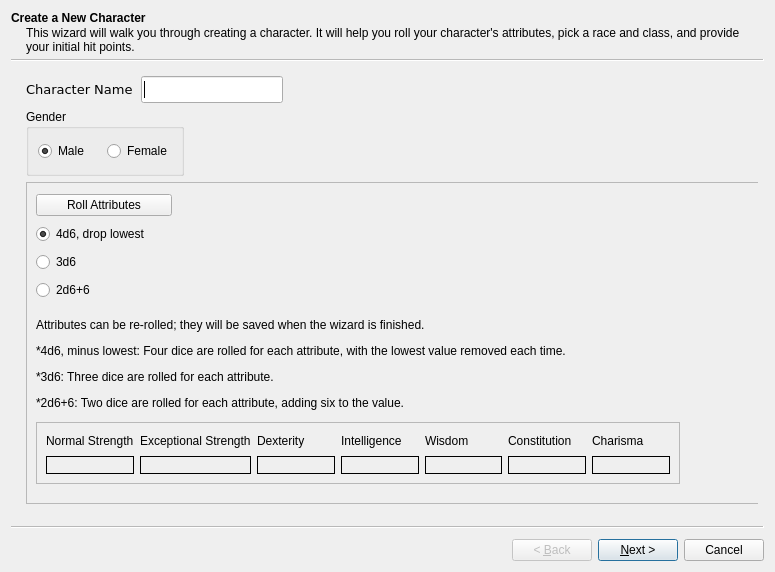
<?xml version="1.0" encoding="UTF-8"?>
<ui version="4.0">
 <class>Wizard</class>
 <widget class="QWizard" name="Wizard">
  <property name="geometry">
   <rect>
    <x>0</x>
    <y>0</y>
    <width>775</width>
    <height>572</height>
   </rect>
  </property>
  <property name="windowTitle">
   <string>Wizard</string>
  </property>
  <widget class="QWizardPage" name="wizardPage">
   <property name="title">
    <string>Create a New Character</string>
   </property>
   <property name="subTitle">
    <string>This wizard will walk you through creating a character. It will help you roll your character's attributes, pick a race and class, and provide your initial hit points. </string>
   </property>
   <widget class="QWidget" name="layoutWidget">
    <property name="geometry">
     <rect>
      <x>9</x>
      <y>9</y>
      <width>257</width>
      <height>27</height>
     </rect>
    </property>
    <layout class="QHBoxLayout" name="horizontalLayout">
     <item>
      <widget class="QLabel" name="Char_name_label">
       <property name="sizePolicy">
        <sizepolicy hsizetype="Preferred" vsizetype="Preferred">
         <horstretch>0</horstretch>
         <verstretch>0</verstretch>
        </sizepolicy>
       </property>
       <property name="font">
        <font>
         <family>DejaVu Sans</family>
         <pointsize>10</pointsize>
        </font>
       </property>
       <property name="text">
        <string>Character Name</string>
       </property>
       <property name="wordWrap">
        <bool>true</bool>
       </property>
      </widget>
     </item>
     <item>
      <widget class="QLineEdit" name="Char_Name_Out_lineEdit">
       <property name="sizePolicy">
        <sizepolicy hsizetype="Preferred" vsizetype="Preferred">
         <horstretch>0</horstretch>
         <verstretch>0</verstretch>
        </sizepolicy>
       </property>
       <property name="font">
        <font>
         <family>DejaVu Sans</family>
         <pointsize>10</pointsize>
        </font>
       </property>
      </widget>
     </item>
    </layout>
   </widget>
   <widget class="QFrame" name="frame">
    <property name="geometry">
     <rect>
      <x>9</x>
      <y>115</y>
      <width>776</width>
      <height>322</height>
     </rect>
    </property>
    <property name="frameShape">
     <enum>QFrame::StyledPanel</enum>
    </property>
    <property name="frameShadow">
     <enum>QFrame::Raised</enum>
    </property>
    <widget class="QLabel" name="Rolling_Options_label">
     <property name="geometry">
      <rect>
       <x>10</x>
       <y>130</y>
       <width>756</width>
       <height>104</height>
      </rect>
     </property>
     <property name="text">
      <string>&lt;html&gt;&lt;head/&gt;&lt;body&gt;&lt;p&gt;Attributes can be re-rolled; they will be saved when the wizard is finished.&lt;/p&gt;&lt;p&gt;*4d6, minus lowest: Four dice are rolled for each attribute, with the lowest value removed each time. &lt;/p&gt;&lt;p&gt;*3d6: Three dice are rolled for each attribute.&lt;/p&gt;&lt;p&gt;*2d6+6: Two dice are rolled for each attribute, adding six to the value. &lt;/p&gt;&lt;/body&gt;&lt;/html&gt;</string>
     </property>
     <property name="wordWrap">
      <bool>true</bool>
     </property>
    </widget>
    <widget class="QWidget" name="layoutWidget_2">
     <property name="geometry">
      <rect>
       <x>10</x>
       <y>10</y>
       <width>136</width>
       <height>114</height>
      </rect>
     </property>
     <layout class="QVBoxLayout" name="verticalLayout">
      <item>
       <widget class="QPushButton" name="Roll_Attribs_pushButton">
        <property name="text">
         <string>Roll Attributes</string>
        </property>
       </widget>
      </item>
      <item>
       <widget class="QRadioButton" name="Four_dice_radioButton">
        <property name="text">
         <string>4d6, drop lowest</string>
        </property>
        <property name="checked">
         <bool>true</bool>
        </property>
        <attribute name="buttonGroup">
         <string notr="true">Dice_Type_buttonGroup</string>
        </attribute>
       </widget>
      </item>
      <item>
       <widget class="QRadioButton" name="Three_dice_radioButton">
        <property name="text">
         <string>3d6</string>
        </property>
        <attribute name="buttonGroup">
         <string notr="true">Dice_Type_buttonGroup</string>
        </attribute>
       </widget>
      </item>
      <item>
       <widget class="QRadioButton" name="Two_dice_radioButton">
        <property name="text">
         <string>2d6+6</string>
        </property>
        <attribute name="buttonGroup">
         <string notr="true">Dice_Type_buttonGroup</string>
        </attribute>
       </widget>
      </item>
     </layout>
    </widget>
    <widget class="QFrame" name="frame_2">
     <property name="geometry">
      <rect>
       <x>10</x>
       <y>240</y>
       <width>644</width>
       <height>62</height>
      </rect>
     </property>
     <property name="frameShape">
      <enum>QFrame::StyledPanel</enum>
     </property>
     <property name="frameShadow">
      <enum>QFrame::Raised</enum>
     </property>
     <layout class="QHBoxLayout" name="horizontalLayout_2">
      <item>
       <layout class="QVBoxLayout" name="verticalLayout_2">
        <item>
         <widget class="QLabel" name="STR_label">
          <property name="text">
           <string>Normal Strength</string>
          </property>
          <property name="wordWrap">
           <bool>true</bool>
          </property>
         </widget>
        </item>
        <item>
         <widget class="QLabel" name="STR_Out_label">
          <property name="frameShape">
           <enum>QFrame::Box</enum>
          </property>
          <property name="text">
           <string/>
          </property>
         </widget>
        </item>
       </layout>
      </item>
      <item>
       <layout class="QVBoxLayout" name="verticalLayout_3">
        <item>
         <widget class="QLabel" name="Exceptional_STR_label">
          <property name="text">
           <string>Exceptional Strength</string>
          </property>
          <property name="wordWrap">
           <bool>true</bool>
          </property>
         </widget>
        </item>
        <item>
         <widget class="QLabel" name="STR_Out_label_2">
          <property name="frameShape">
           <enum>QFrame::Box</enum>
          </property>
          <property name="text">
           <string/>
          </property>
         </widget>
        </item>
       </layout>
      </item>
      <item>
       <layout class="QVBoxLayout" name="verticalLayout_4">
        <item>
         <widget class="QLabel" name="DEX_label">
          <property name="text">
           <string>Dexterity</string>
          </property>
         </widget>
        </item>
        <item>
         <widget class="QLabel" name="DEX_Out_label">
          <property name="frameShape">
           <enum>QFrame::Box</enum>
          </property>
          <property name="text">
           <string/>
          </property>
         </widget>
        </item>
       </layout>
      </item>
      <item>
       <layout class="QVBoxLayout" name="verticalLayout_5">
        <item>
         <widget class="QLabel" name="IQ_label">
          <property name="text">
           <string>Intelligence</string>
          </property>
         </widget>
        </item>
        <item>
         <widget class="QLabel" name="IQ_Out_label">
          <property name="frameShape">
           <enum>QFrame::Box</enum>
          </property>
          <property name="text">
           <string/>
          </property>
         </widget>
        </item>
       </layout>
      </item>
      <item>
       <layout class="QVBoxLayout" name="verticalLayout_6">
        <item>
         <widget class="QLabel" name="WIS_label">
          <property name="text">
           <string>Wisdom</string>
          </property>
         </widget>
        </item>
        <item>
         <widget class="QLabel" name="WIS_Out_label">
          <property name="frameShape">
           <enum>QFrame::Box</enum>
          </property>
          <property name="text">
           <string/>
          </property>
         </widget>
        </item>
       </layout>
      </item>
      <item>
       <layout class="QVBoxLayout" name="verticalLayout_7">
        <item>
         <widget class="QLabel" name="CON_label">
          <property name="text">
           <string>Constitution</string>
          </property>
         </widget>
        </item>
        <item>
         <widget class="QLabel" name="CON_Out_label">
          <property name="frameShape">
           <enum>QFrame::Box</enum>
          </property>
          <property name="text">
           <string/>
          </property>
         </widget>
        </item>
       </layout>
      </item>
      <item>
       <layout class="QVBoxLayout" name="verticalLayout_8">
        <item>
         <widget class="QLabel" name="CHR_label">
          <property name="text">
           <string>Charisma</string>
          </property>
         </widget>
        </item>
        <item>
         <widget class="QLabel" name="CHR_Out_label">
          <property name="frameShape">
           <enum>QFrame::Box</enum>
          </property>
          <property name="text">
           <string/>
          </property>
         </widget>
        </item>
       </layout>
      </item>
     </layout>
    </widget>
   </widget>
   <widget class="QGroupBox" name="Gender_groupBox">
    <property name="geometry">
     <rect>
      <x>9</x>
      <y>42</y>
      <width>158</width>
      <height>67</height>
     </rect>
    </property>
    <property name="title">
     <string>Gender</string>
    </property>
    <layout class="QHBoxLayout" name="horizontalLayout_9">
     <item>
      <widget class="QRadioButton" name="Male_radioButton">
       <property name="text">
        <string>Male</string>
       </property>
       <property name="checked">
        <bool>true</bool>
       </property>
       <attribute name="buttonGroup">
        <string notr="true">Gender_buttonGroup</string>
       </attribute>
      </widget>
     </item>
     <item>
      <widget class="QRadioButton" name="Female_radioButton">
       <property name="text">
        <string>Female</string>
       </property>
       <attribute name="buttonGroup">
        <string notr="true">Gender_buttonGroup</string>
       </attribute>
      </widget>
     </item>
    </layout>
   </widget>
  </widget>
  <widget class="QWizardPage" name="wizardPage_2">
   <property name="title">
    <string>Character Race &amp; Gender</string>
   </property>
   <property name="subTitle">
    <string>Select the race of your character. Possible races are displayed based on the attributes from the previous page.</string>
   </property>
   <layout class="QHBoxLayout" name="horizontalLayout_7">
    <item>
     <widget class="QGroupBox" name="Race_groupBox">
      <property name="enabled">
       <bool>true</bool>
      </property>
      <property name="title">
       <string>Race</string>
      </property>
      <layout class="QGridLayout" name="gridLayout">
       <item row="4" column="0">
        <widget class="QRadioButton" name="Elf_Half_radioButton">
         <property name="enabled">
          <bool>false</bool>
         </property>
         <property name="text">
          <string>Half-Elf</string>
         </property>
         <property name="checked">
          <bool>false</bool>
         </property>
         <attribute name="buttonGroup">
          <string notr="true">Race_buttonGroup</string>
         </attribute>
        </widget>
       </item>
       <item row="2" column="1">
        <widget class="QRadioButton" name="Gnome_Forest_radioButton">
         <property name="enabled">
          <bool>false</bool>
         </property>
         <property name="text">
          <string>Gnome, Forest</string>
         </property>
         <property name="checked">
          <bool>false</bool>
         </property>
         <attribute name="buttonGroup">
          <string notr="true">Race_buttonGroup</string>
         </attribute>
        </widget>
       </item>
       <item row="0" column="0">
        <widget class="QRadioButton" name="Human_radioButton">
         <property name="enabled">
          <bool>true</bool>
         </property>
         <property name="text">
          <string>Human</string>
         </property>
         <property name="checked">
          <bool>true</bool>
         </property>
         <attribute name="buttonGroup">
          <string notr="true">Race_buttonGroup</string>
         </attribute>
        </widget>
       </item>
       <item row="4" column="1">
        <widget class="QRadioButton" name="Gnome_Hill_radioButton">
         <property name="enabled">
          <bool>false</bool>
         </property>
         <property name="text">
          <string>Gnome, Hill</string>
         </property>
         <property name="checked">
          <bool>false</bool>
         </property>
         <attribute name="buttonGroup">
          <string notr="true">Race_buttonGroup</string>
         </attribute>
        </widget>
       </item>
       <item row="5" column="1">
        <widget class="QRadioButton" name="Halfling_radioButton">
         <property name="enabled">
          <bool>false</bool>
         </property>
         <property name="text">
          <string>Halfling</string>
         </property>
         <property name="checked">
          <bool>false</bool>
         </property>
         <attribute name="buttonGroup">
          <string notr="true">Race_buttonGroup</string>
         </attribute>
        </widget>
       </item>
       <item row="5" column="0">
        <widget class="QRadioButton" name="Elf_Grey_radioButton">
         <property name="enabled">
          <bool>false</bool>
         </property>
         <property name="text">
          <string>Elf, Grey</string>
         </property>
         <property name="checked">
          <bool>false</bool>
         </property>
         <attribute name="buttonGroup">
          <string notr="true">Race_buttonGroup</string>
         </attribute>
        </widget>
       </item>
       <item row="1" column="1">
        <widget class="QRadioButton" name="Elf_Wood_radioButton">
         <property name="enabled">
          <bool>false</bool>
         </property>
         <property name="text">
          <string>Elf, Wood</string>
         </property>
         <property name="checked">
          <bool>false</bool>
         </property>
         <attribute name="buttonGroup">
          <string notr="true">Race_buttonGroup</string>
         </attribute>
        </widget>
       </item>
       <item row="2" column="0">
        <widget class="QRadioButton" name="Dwarf_Mountain_radioButton">
         <property name="enabled">
          <bool>false</bool>
         </property>
         <property name="text">
          <string>Dwarf, Mountain</string>
         </property>
         <property name="checked">
          <bool>false</bool>
         </property>
         <attribute name="buttonGroup">
          <string notr="true">Race_buttonGroup</string>
         </attribute>
        </widget>
       </item>
       <item row="6" column="0">
        <widget class="QRadioButton" name="Elf_High_radioButton">
         <property name="enabled">
          <bool>false</bool>
         </property>
         <property name="text">
          <string>Elf, High</string>
         </property>
         <property name="checked">
          <bool>false</bool>
         </property>
         <attribute name="buttonGroup">
          <string notr="true">Race_buttonGroup</string>
         </attribute>
        </widget>
       </item>
       <item row="0" column="1">
        <widget class="QRadioButton" name="Elf_Wild_radioButton">
         <property name="enabled">
          <bool>false</bool>
         </property>
         <property name="text">
          <string>Elf, Wild</string>
         </property>
         <property name="checked">
          <bool>false</bool>
         </property>
         <attribute name="buttonGroup">
          <string notr="true">Race_buttonGroup</string>
         </attribute>
        </widget>
       </item>
       <item row="1" column="0">
        <widget class="QRadioButton" name="Dwarf_Hill_radioButton">
         <property name="enabled">
          <bool>false</bool>
         </property>
         <property name="text">
          <string>Dwarf, Hill</string>
         </property>
         <property name="checked">
          <bool>false</bool>
         </property>
         <attribute name="buttonGroup">
          <string notr="true">Race_buttonGroup</string>
         </attribute>
        </widget>
       </item>
       <item row="6" column="1">
        <widget class="QRadioButton" name="Half_Orc_radioButton">
         <property name="enabled">
          <bool>false</bool>
         </property>
         <property name="text">
          <string>Half-Orc</string>
         </property>
         <property name="checked">
          <bool>false</bool>
         </property>
         <attribute name="buttonGroup">
          <string notr="true">Race_buttonGroup</string>
         </attribute>
        </widget>
       </item>
       <item row="8" column="0">
        <widget class="QRadioButton" name="Elf_Dark_radioButton">
         <property name="enabled">
          <bool>false</bool>
         </property>
         <property name="text">
          <string>Elf, Dark</string>
         </property>
         <property name="checked">
          <bool>false</bool>
         </property>
         <attribute name="buttonGroup">
          <string notr="true">Race_buttonGroup</string>
         </attribute>
        </widget>
       </item>
       <item row="3" column="0">
        <widget class="QRadioButton" name="Dwarf_Grey_radioButton">
         <property name="enabled">
          <bool>false</bool>
         </property>
         <property name="text">
          <string>Dwarf, Grey</string>
         </property>
         <property name="checked">
          <bool>false</bool>
         </property>
         <attribute name="buttonGroup">
          <string notr="true">Race_buttonGroup</string>
         </attribute>
        </widget>
       </item>
       <item row="3" column="1">
        <widget class="QRadioButton" name="Gnome_Deep_radioButton">
         <property name="enabled">
          <bool>false</bool>
         </property>
         <property name="text">
          <string>Gnome, Deep</string>
         </property>
         <property name="checked">
          <bool>false</bool>
         </property>
         <attribute name="buttonGroup">
          <string notr="true">Race_buttonGroup</string>
         </attribute>
        </widget>
       </item>
      </layout>
     </widget>
    </item>
   </layout>
  </widget>
  <widget class="QWizardPage" name="wizardPage_3">
   <property name="title">
    <string>Class Selection</string>
   </property>
   <property name="subTitle">
    <string>Based on your attributes and race, the classes listed below are available to your character. Certain races can also be multi-classed.</string>
   </property>
   <layout class="QHBoxLayout" name="horizontalLayout_8">
    <item>
     <widget class="QFrame" name="frame_3">
      <property name="frameShape">
       <enum>QFrame::StyledPanel</enum>
      </property>
      <property name="frameShadow">
       <enum>QFrame::Raised</enum>
      </property>
      <layout class="QHBoxLayout" name="horizontalLayout_4">
       <item>
        <widget class="QGroupBox" name="First_Class_groupBox">
         <property name="title">
          <string>Primary Class</string>
         </property>
         <layout class="QHBoxLayout" name="horizontalLayout_3">
          <item>
           <layout class="QVBoxLayout" name="verticalLayout_18">
            <item>
             <widget class="QRadioButton" name="Bard_radioButton">
              <property name="enabled">
               <bool>false</bool>
              </property>
              <property name="text">
               <string>Bard</string>
              </property>
             </widget>
            </item>
            <item>
             <widget class="QRadioButton" name="Jester_radioButton">
              <property name="enabled">
               <bool>false</bool>
              </property>
              <property name="text">
               <string>Jester</string>
              </property>
             </widget>
            </item>
            <item>
             <widget class="QRadioButton" name="Cavalier_radioButton">
              <property name="enabled">
               <bool>false</bool>
              </property>
              <property name="text">
               <string>Cavalier</string>
              </property>
             </widget>
            </item>
            <item>
             <widget class="QRadioButton" name="Paladin_radioButton">
              <property name="enabled">
               <bool>false</bool>
              </property>
              <property name="text">
               <string>Paladin</string>
              </property>
             </widget>
            </item>
            <item>
             <widget class="QRadioButton" name="Cleric_radioButton">
              <property name="enabled">
               <bool>false</bool>
              </property>
              <property name="text">
               <string>Cleric</string>
              </property>
             </widget>
            </item>
            <item>
             <widget class="QRadioButton" name="Druid_radioButton">
              <property name="enabled">
               <bool>false</bool>
              </property>
              <property name="text">
               <string>Druid</string>
              </property>
             </widget>
            </item>
            <item>
             <widget class="QRadioButton" name="Mystic_radioButton">
              <property name="enabled">
               <bool>false</bool>
              </property>
              <property name="text">
               <string>Mystic</string>
              </property>
             </widget>
            </item>
            <item>
             <widget class="QRadioButton" name="Fighter_radioButton">
              <property name="enabled">
               <bool>false</bool>
              </property>
              <property name="text">
               <string>Fighter</string>
              </property>
             </widget>
            </item>
            <item>
             <widget class="QRadioButton" name="Barbarian_radioButton">
              <property name="enabled">
               <bool>false</bool>
              </property>
              <property name="text">
               <string>Barbarian</string>
              </property>
             </widget>
            </item>
            <item>
             <widget class="QRadioButton" name="Ranger_radioButton">
              <property name="enabled">
               <bool>false</bool>
              </property>
              <property name="text">
               <string>Ranger</string>
              </property>
             </widget>
            </item>
           </layout>
          </item>
          <item>
           <layout class="QVBoxLayout" name="verticalLayout_17">
            <item>
             <widget class="QRadioButton" name="Mage_radioButton">
              <property name="enabled">
               <bool>false</bool>
              </property>
              <property name="text">
               <string>Mage</string>
              </property>
             </widget>
            </item>
            <item>
             <widget class="QRadioButton" name="Illusionist_radioButton">
              <property name="enabled">
               <bool>false</bool>
              </property>
              <property name="text">
               <string>Illusionist</string>
              </property>
             </widget>
            </item>
            <item>
             <widget class="QRadioButton" name="Savant_radioButton">
              <property name="enabled">
               <bool>false</bool>
              </property>
              <property name="text">
               <string>Savant</string>
              </property>
             </widget>
            </item>
            <item>
             <widget class="QRadioButton" name="Thief_radioButton">
              <property name="enabled">
               <bool>false</bool>
              </property>
              <property name="text">
               <string>Thief</string>
              </property>
             </widget>
            </item>
            <item>
             <widget class="QRadioButton" name="Thief_Acrobat_radioButton">
              <property name="enabled">
               <bool>false</bool>
              </property>
              <property name="text">
               <string>Thief-Acrobat</string>
              </property>
             </widget>
            </item>
            <item>
             <widget class="QRadioButton" name="Mountebank_radioButton">
              <property name="enabled">
               <bool>false</bool>
              </property>
              <property name="text">
               <string>Mountebank</string>
              </property>
             </widget>
            </item>
            <item>
             <widget class="QRadioButton" name="Assassin_radioButton">
              <property name="enabled">
               <bool>false</bool>
              </property>
              <property name="text">
               <string>Assassin</string>
              </property>
             </widget>
            </item>
           </layout>
          </item>
         </layout>
        </widget>
       </item>
      </layout>
     </widget>
    </item>
   </layout>
  </widget>
  <widget class="QWizardPage" name="MultiClass_wizardPage">
   <property name="title">
    <string>Multi-Classed Characters</string>
   </property>
   <property name="subTitle">
    <string>If you're character is non-human, you have the option to have two or three classes instead of just the one. However, experience points will be split equally between all classes, so you will gain levels slower.</string>
   </property>
   <layout class="QHBoxLayout" name="horizontalLayout_6">
    <item>
     <widget class="QFrame" name="frame_5">
      <property name="frameShape">
       <enum>QFrame::StyledPanel</enum>
      </property>
      <property name="frameShadow">
       <enum>QFrame::Raised</enum>
      </property>
      <layout class="QHBoxLayout" name="horizontalLayout_5">
       <item>
        <widget class="QGroupBox" name="Second_Class_groupBox">
         <property name="enabled">
          <bool>true</bool>
         </property>
         <property name="title">
          <string>Second Class</string>
         </property>
         <layout class="QHBoxLayout" name="horizontalLayout_10">
          <item>
           <layout class="QVBoxLayout" name="verticalLayout_21">
            <item>
             <widget class="QRadioButton" name="Bard_radioButton_5">
              <property name="enabled">
               <bool>false</bool>
              </property>
              <property name="text">
               <string>Bard</string>
              </property>
              <property name="checked">
               <bool>true</bool>
              </property>
             </widget>
            </item>
            <item>
             <widget class="QRadioButton" name="Jester_radioButton_5">
              <property name="enabled">
               <bool>false</bool>
              </property>
              <property name="text">
               <string>Jester</string>
              </property>
             </widget>
            </item>
            <item>
             <widget class="QRadioButton" name="Cavalier_radioButton_5">
              <property name="enabled">
               <bool>false</bool>
              </property>
              <property name="text">
               <string>Cavalier</string>
              </property>
             </widget>
            </item>
            <item>
             <widget class="QRadioButton" name="Paladin_radioButton_5">
              <property name="enabled">
               <bool>false</bool>
              </property>
              <property name="text">
               <string>Paladin</string>
              </property>
             </widget>
            </item>
            <item>
             <widget class="QRadioButton" name="Cleric_radioButton_5">
              <property name="enabled">
               <bool>false</bool>
              </property>
              <property name="text">
               <string>Cleric</string>
              </property>
             </widget>
            </item>
            <item>
             <widget class="QRadioButton" name="Druid_radioButton_5">
              <property name="enabled">
               <bool>false</bool>
              </property>
              <property name="text">
               <string>Druid</string>
              </property>
             </widget>
            </item>
            <item>
             <widget class="QRadioButton" name="Mystic_radioButton_5">
              <property name="enabled">
               <bool>false</bool>
              </property>
              <property name="text">
               <string>Mystic</string>
              </property>
             </widget>
            </item>
            <item>
             <widget class="QRadioButton" name="Fighter_radioButton_5">
              <property name="enabled">
               <bool>false</bool>
              </property>
              <property name="text">
               <string>Fighter</string>
              </property>
             </widget>
            </item>
            <item>
             <widget class="QRadioButton" name="Barbarian_radioButton_5">
              <property name="enabled">
               <bool>false</bool>
              </property>
              <property name="text">
               <string>Barbarian</string>
              </property>
             </widget>
            </item>
            <item>
             <widget class="QRadioButton" name="Ranger_radioButton_5">
              <property name="enabled">
               <bool>false</bool>
              </property>
              <property name="text">
               <string>Ranger</string>
              </property>
             </widget>
            </item>
           </layout>
          </item>
          <item>
           <layout class="QVBoxLayout" name="verticalLayout_22">
            <item>
             <widget class="QRadioButton" name="Mage_radioButton_5">
              <property name="enabled">
               <bool>false</bool>
              </property>
              <property name="text">
               <string>Mage</string>
              </property>
             </widget>
            </item>
            <item>
             <widget class="QRadioButton" name="Illusionist_radioButton_5">
              <property name="enabled">
               <bool>false</bool>
              </property>
              <property name="text">
               <string>Illusionist</string>
              </property>
             </widget>
            </item>
            <item>
             <widget class="QRadioButton" name="Savant_radioButton_5">
              <property name="enabled">
               <bool>false</bool>
              </property>
              <property name="text">
               <string>Savant</string>
              </property>
             </widget>
            </item>
            <item>
             <widget class="QRadioButton" name="Thief_radioButton_5">
              <property name="enabled">
               <bool>false</bool>
              </property>
              <property name="text">
               <string>Thief</string>
              </property>
             </widget>
            </item>
            <item>
             <widget class="QRadioButton" name="Thief_Acrobat_radioButton_5">
              <property name="enabled">
               <bool>false</bool>
              </property>
              <property name="text">
               <string>Thief-Acrobat</string>
              </property>
             </widget>
            </item>
            <item>
             <widget class="QRadioButton" name="Mountebank_radioButton_5">
              <property name="enabled">
               <bool>false</bool>
              </property>
              <property name="text">
               <string>Mountebank</string>
              </property>
             </widget>
            </item>
            <item>
             <widget class="QRadioButton" name="Assassin_radioButton_5">
              <property name="enabled">
               <bool>false</bool>
              </property>
              <property name="text">
               <string>Assassin</string>
              </property>
             </widget>
            </item>
           </layout>
          </item>
         </layout>
        </widget>
       </item>
       <item>
        <widget class="Line" name="line">
         <property name="orientation">
          <enum>Qt::Vertical</enum>
         </property>
        </widget>
       </item>
       <item>
        <widget class="QGroupBox" name="Third_Class_groupBox">
         <property name="enabled">
          <bool>true</bool>
         </property>
         <property name="title">
          <string>Third Class</string>
         </property>
         <layout class="QHBoxLayout" name="horizontalLayout_11">
          <item>
           <layout class="QVBoxLayout" name="verticalLayout_23">
            <item>
             <widget class="QRadioButton" name="Bard_radioButton_6">
              <property name="enabled">
               <bool>false</bool>
              </property>
              <property name="text">
               <string>Bard</string>
              </property>
             </widget>
            </item>
            <item>
             <widget class="QRadioButton" name="Jester_radioButton_6">
              <property name="enabled">
               <bool>false</bool>
              </property>
              <property name="text">
               <string>Jester</string>
              </property>
             </widget>
            </item>
            <item>
             <widget class="QRadioButton" name="Cavalier_radioButton_6">
              <property name="enabled">
               <bool>false</bool>
              </property>
              <property name="text">
               <string>Cavalier</string>
              </property>
             </widget>
            </item>
            <item>
             <widget class="QRadioButton" name="Paladin_radioButton_6">
              <property name="enabled">
               <bool>false</bool>
              </property>
              <property name="text">
               <string>Paladin</string>
              </property>
             </widget>
            </item>
            <item>
             <widget class="QRadioButton" name="Cleric_radioButton_6">
              <property name="enabled">
               <bool>false</bool>
              </property>
              <property name="text">
               <string>Cleric</string>
              </property>
             </widget>
            </item>
            <item>
             <widget class="QRadioButton" name="Druid_radioButton_6">
              <property name="enabled">
               <bool>false</bool>
              </property>
              <property name="text">
               <string>Druid</string>
              </property>
             </widget>
            </item>
            <item>
             <widget class="QRadioButton" name="Mystic_radioButton_6">
              <property name="enabled">
               <bool>false</bool>
              </property>
              <property name="text">
               <string>Mystic</string>
              </property>
             </widget>
            </item>
            <item>
             <widget class="QRadioButton" name="Fighter_radioButton_6">
              <property name="enabled">
               <bool>false</bool>
              </property>
              <property name="text">
               <string>Fighter</string>
              </property>
             </widget>
            </item>
            <item>
             <widget class="QRadioButton" name="Barbarian_radioButton_6">
              <property name="enabled">
               <bool>false</bool>
              </property>
              <property name="text">
               <string>Barbarian</string>
              </property>
             </widget>
            </item>
            <item>
             <widget class="QRadioButton" name="Ranger_radioButton_6">
              <property name="enabled">
               <bool>false</bool>
              </property>
              <property name="text">
               <string>Ranger</string>
              </property>
             </widget>
            </item>
           </layout>
          </item>
          <item>
           <layout class="QVBoxLayout" name="verticalLayout_24">
            <item>
             <widget class="QRadioButton" name="Mage_radioButton_6">
              <property name="enabled">
               <bool>false</bool>
              </property>
              <property name="text">
               <string>Mage</string>
              </property>
             </widget>
            </item>
            <item>
             <widget class="QRadioButton" name="Illusionist_radioButton_6">
              <property name="enabled">
               <bool>false</bool>
              </property>
              <property name="text">
               <string>Illusionist</string>
              </property>
             </widget>
            </item>
            <item>
             <widget class="QRadioButton" name="Savant_radioButton_6">
              <property name="enabled">
               <bool>false</bool>
              </property>
              <property name="text">
               <string>Savant</string>
              </property>
             </widget>
            </item>
            <item>
             <widget class="QRadioButton" name="Thief_radioButton_6">
              <property name="enabled">
               <bool>false</bool>
              </property>
              <property name="text">
               <string>Thief</string>
              </property>
             </widget>
            </item>
            <item>
             <widget class="QRadioButton" name="Thief_Acrobat_radioButton_6">
              <property name="enabled">
               <bool>false</bool>
              </property>
              <property name="text">
               <string>Thief-Acrobat</string>
              </property>
             </widget>
            </item>
            <item>
             <widget class="QRadioButton" name="Mountebank_radioButton_6">
              <property name="enabled">
               <bool>false</bool>
              </property>
              <property name="text">
               <string>Mountebank</string>
              </property>
             </widget>
            </item>
            <item>
             <widget class="QRadioButton" name="Assassin_radioButton_6">
              <property name="enabled">
               <bool>false</bool>
              </property>
              <property name="text">
               <string>Assassin</string>
              </property>
             </widget>
            </item>
           </layout>
          </item>
         </layout>
        </widget>
       </item>
      </layout>
     </widget>
    </item>
   </layout>
  </widget>
  <widget class="QWizardPage" name="Finish_wizardPage">
   <property name="title">
    <string>Wrap-Up</string>
   </property>
   <property name="subTitle">
    <string>Click &quot;Finish&quot; to complete the basics of your character.</string>
   </property>
   <layout class="QVBoxLayout" name="verticalLayout_10">
    <item>
     <widget class="QLabel" name="Finish_Out_label">
      <property name="text">
       <string>&lt;html&gt;&lt;head/&gt;&lt;body&gt;&lt;p&gt;Your character's information will be moved to a character sheet. In addition, your character's hit points, initial money, etc. will be auto-generated and added to the character sheet as well.&lt;br/&gt;&lt;br/&gt;&lt;/p&gt;&lt;/body&gt;&lt;/html&gt;</string>
      </property>
      <property name="wordWrap">
       <bool>true</bool>
      </property>
     </widget>
    </item>
   </layout>
  </widget>
 </widget>
 <resources/>
 <connections/>
 <buttongroups>
  <buttongroup name="Gender_buttonGroup"/>
  <buttongroup name="Dice_Type_buttonGroup"/>
  <buttongroup name="Race_buttonGroup"/>
 </buttongroups>
</ui>
